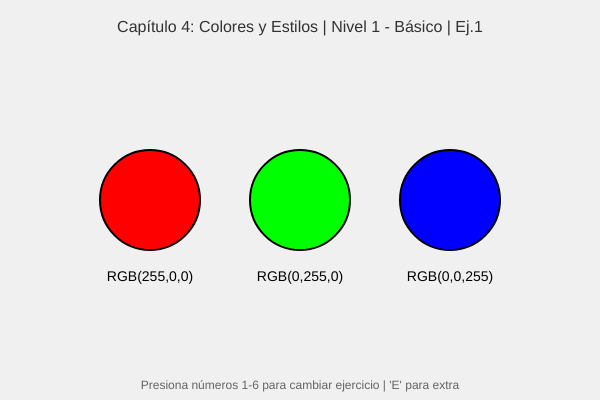
Frame 1 (no input)
Frame 60 (no input): identical to frame 1, image omitted
Frame 120 (the mouse pressed at the canvas centre since frame 60): identical to frame 1, image omitted

The p5.js sketch that drew this single still picture (run headless with seeded random() and noise() and a simulated clock; from frame 60 on, the mouse is pressed at the canvas centre):

// p5.js sketch
// ── sketch.js
/**
 * MÉTODOS NUMÉRICOS - Unidad 1
 * CAPÍTULO 4: Colores y Estilos en p5.js
 * 
 * Dr. Juan Gabriel Loaiza
 * Febrero 2026
 * 
 * EJERCICIOS PROGRESIVOS (4.9)
 * Nivel 1, 2 y 3 - Todos en un solo programa
 */

// ============================================================
// CONFIGURACIÓN INICIAL
// ============================================================

// Variable para controlar qué ejercicio se muestra
// 1-3: Nivel 1 | 4-5: Nivel 2 | 6: Nivel 3
let ejercicioActual = 1;

function setup() {
  createCanvas(600, 400);
  textSize(14);
  textAlign(CENTER, TOP);
  
  // Para el ejercicio 6, usaremos modo HSB
  if (ejercicioActual === 6) {
    colorMode(HSB, 360, 100, 100);
  }
}

function draw() {
  // Limpiar según el ejercicio
  if (ejercicioActual !== 4) { // El ejercicio 4 no usa background
    background(240);
  }
  
  mostrarTitulo();
  mostrarInstrucciones();
  
  // Seleccionar y ejecutar el ejercicio correspondiente
  if (ejercicioActual === 1) ejercicioNivel1_1();
  else if (ejercicioActual === 2) ejercicioNivel1_2();
  else if (ejercicioActual === 3) ejercicioNivel1_3();
  else if (ejercicioActual === 4) ejercicioNivel2_4();
  else if (ejercicioActual === 5) ejercicioNivel2_5();
  else if (ejercicioActual === 6) ejercicioNivel3_6();
}

// ============================================================
// NIVEL 1 — Comprensión básica
// ============================================================

/**
 * Ejercicio 1: Dibujar tres círculos de diferentes colores
 */
function ejercicioNivel1_1() {
  // Primer círculo - Rojo
  fill(255, 0, 0);
  stroke(0);
  strokeWeight(2);
  circle(150, 200, 100);
  
  // Segundo círculo - Verde
  fill(0, 255, 0);
  circle(300, 200, 100);
  
  // Tercer círculo - Azul
  fill(0, 0, 255);
  circle(450, 200, 100);
  
  // Etiquetas con valores RGB
  fill(0);
  noStroke();
  text("RGB(255,0,0)", 150, 270);
  text("RGB(0,255,0)", 300, 270);
  text("RGB(0,0,255)", 450, 270);
}

/**
 * Ejercicio 2: Cambiar el grosor del borde
 */
function ejercicioNivel1_2() {
  // Círculo 1 - Borde delgado
  fill(255, 200, 200);
  stroke(255, 0, 0);
  strokeWeight(1);
  circle(150, 200, 80);
  text("Grosor 1", 150, 270);
  
  // Círculo 2 - Borde medio
  strokeWeight(5);
  circle(300, 200, 80);
  text("Grosor 5", 300, 270);
  
  // Círculo 3 - Borde grueso
  strokeWeight(10);
  circle(450, 200, 80);
  text("Grosor 10", 450, 270);
}

/**
 * Ejercicio 3: Dibujar una figura sin relleno
 */
function ejercicioNivel1_3() {
  // Figura con relleno (izquierda)
  fill(100, 150, 200);
  stroke(0);
  strokeWeight(3);
  rect(100, 150, 120, 120);
  text("Con relleno", 160, 290);
  
  // Figura sin relleno (derecha)
  noFill();
  rect(380, 150, 120, 120);
  text("Sin relleno", 440, 290);
  
  // Triángulo sin relleno (abajo)
  triangle(280, 300, 320, 250, 360, 300);
  text("Triángulo sin relleno", 320, 340);
}

// ============================================================
// NIVEL 2 — Razonamiento matemático
// ============================================================

/**
 * Ejercicio 4: Crear un degradado usando un ciclo
 * Color(x) = (x/width) * 255
 * 
 * NOTA: Este ejercicio NO usa background() en draw
 * para que el degradado se acumule verticalmente
 */
function ejercicioNivel2_4() {
  strokeWeight(2);
  
  // Dibujar líneas verticales con degradado horizontal
  for (let x = 0; x < width; x += 2) {
    // El color depende de la posición x
    let rojo = (x / width) * 255;
    let verde = 100; // Valor fijo
    let azul = 255 - rojo; // Inverso del rojo
    
    stroke(rojo, verde, azul);
    line(x, 0, x, height);
  }
  
  // Explicación matemática
  fill(0);
  noStroke();
  text("Degradado: Color(R) = (x/width) × 255", width/2, 30);
  text("En x=0 → R=0 | En x=" + width + " → R=255", width/2, 50);
}

/**
 * Ejercicio 5: Crear un degradado vertical
 * (Variante del ejercicio 4)
 */
function ejercicioNivel2_5() {
  background(240);
  strokeWeight(2);
  
  // Dibujar líneas horizontales con degradado vertical
  for (let y = 0; y < height; y += 2) {
    // El color depende de la posición y
    let verde = (y / height) * 255;
    
    stroke(50, verde, 150);
    line(0, y, width, y);
  }
  
  // Agregar un círculo para mostrar contraste
  noStroke();
  fill(255, 100);
  circle(width/2, height/2, 100);
  
  // Explicación
  fill(0);
  text("Degradado vertical: Color(G) = (y/height) × 255", width/2, 30);
}

// ============================================================
// NIVEL 3 — Espacio de color
// ============================================================

/**
 * Ejercicio 6: Cambiar a HSB y crear un arco iris
 * colorMode(HSB);
 * stroke(i % 360, 100, 100);
 */
function ejercicioNivel3_6() {
  // Aseguramos modo HSB
  colorMode(HSB, 360, 100, 100);
  
  strokeWeight(3);
  
  // Dibujar líneas verticales con tono variable
  for (let i = 0; i < width; i += 2) {
    // El tono (Hue) varía de 0 a 360 a lo largo del ancho
    let hue = (i / width) * 360;
    stroke(hue, 100, 100);
    line(i, 0, i, height);
  }
  
  // Explicación del modelo HSB
  fill(0);
  noStroke();
  text("Modelo HSB (Hue, Saturation, Brightness)", width/2, 30);
  text("Hue = (x/width) × 360°", width/2, 50);
  text("Sat = 100% | Bri = 100%", width/2, 70);
  
  // Mostrar círculo cromático simplificado
  noFill();
  strokeWeight(3);
  let radio = 60;
  for (let ang = 0; ang < 360; ang += 30) {
    let hue = ang;
    stroke(hue, 100, 100);
    
    let x = width - 100 + radio * cos(radians(ang));
    let y = 100 + radio * sin(radians(ang));
    
    point(x, y);
    circle(x, y, 15);
  }
  
  // Texto explicativo del círculo
  fill(0);
  text("Círculo cromático", width-100, 170);
}

// ============================================================
// EJERCICIO EXTRA: Combinando todo
// ============================================================

/**
 * Ejercicio Extra (no numerado) - Demostración completa
 * Presiona 'E' para verlo
 */
function ejercicioExtra() {
  colorMode(RGB);
  background(50);
  
  // Fondo con degradado radial
  for (let r = 0; r < 200; r += 5) {
    let gris = map(r, 0, 200, 255, 0);
    noFill();
    stroke(gris);
    circle(width/2, height/2, r*2);
  }
  
  // Figuras con diferentes estilos
  strokeWeight(4);
  
  // Círculo con borde degradado
  for (let i = 0; i < 360; i += 10) {
    let hue = i;
    stroke(hue, 100, 100);
    let x = width/4 + 50 * cos(radians(i));
    let y = height/2 + 50 * sin(radians(i));
    line(width/4, height/2, x, y);
  }
  
  // Rectángulo con transparencia
  fill(255, 0, 0, 100);
  stroke(255, 255, 0);
  rect(width/2, height/3, 100, 80);
  
  // Texto
  fill(255);
  text("Demostración completa de colores y estilos", width/2, 30);
}

// ============================================================
// FUNCIONES AUXILIARES
// ============================================================

function mostrarTitulo() {
  fill(50);
  noStroke();
  textSize(16);
  
  let nivel = "";
  if (ejercicioActual <= 3) nivel = "Nivel 1 - Básico";
  else if (ejercicioActual <= 5) nivel = "Nivel 2 - Matemático";
  else nivel = "Nivel 3 - HSB";
  
  text("Capítulo 4: Colores y Estilos | " + nivel + " | Ej." + ejercicioActual, width/2, 20);
  textSize(14);
}

function mostrarInstrucciones() {
  fill(100);
  textSize(12);
  text("Presiona números 1-6 para cambiar ejercicio | 'E' para extra", width/2, height-20);
  textSize(14);
}

// ============================================================
// INTERACCIÓN - Cambiar entre ejercicios
// ============================================================

function keyPressed() {
  if (key === '1') {
    ejercicioActual = 1;
    colorMode(RGB);
  }
  if (key === '2') {
    ejercicioActual = 2;
    colorMode(RGB);
  }
  if (key === '3') {
    ejercicioActual = 3;
    colorMode(RGB);
  }
  if (key === '4') {
    ejercicioActual = 4;
    colorMode(RGB);
  }
  if (key === '5') {
    ejercicioActual = 5;
    colorMode(RGB);
  }
  if (key === '6') {
    ejercicioActual = 6;
    colorMode(HSB, 360, 100, 100);
  }
  if (key === 'E' || key === 'e') {
    ejercicioActual = 7; // Extra
    colorMode(HSB, 360, 100, 100);
  }
  
  // Para ejercicio 4, no queremos background en draw
  if (ejercicioActual !== 4) {
    background(240);
  }
  
  console.log("Ejercicio " + ejercicioActual + " seleccionado");
}

// ============================================================
// DESCRIPCIÓN DE LOS EJERCICIOS (4.9)
// ============================================================

/*
NIVEL 1 — Comprensión básica
────────────────────────────
Ejercicio 1: Tres círculos de colores (rojo, verde, azul)
Ejercicio 2: Mismo color con diferentes grosores de borde (1, 5, 10)
Ejercicio 3: Figura con relleno vs sin relleno

NIVEL 2 — Razonamiento matemático
────────────────────────────────
Ejercicio 4: Degradado horizontal usando la fórmula Color(x) = (x/width) * 255
Ejercicio 5: Degradado vertical (variante)

NIVEL 3 — Espacio de color
─────────────────────────
Ejercicio 6: Arco iris usando modelo HSB
            stroke(i % 360, 100, 100) con i variando en x

EXTRA: Demostración completa combinando todos los conceptos
*/
